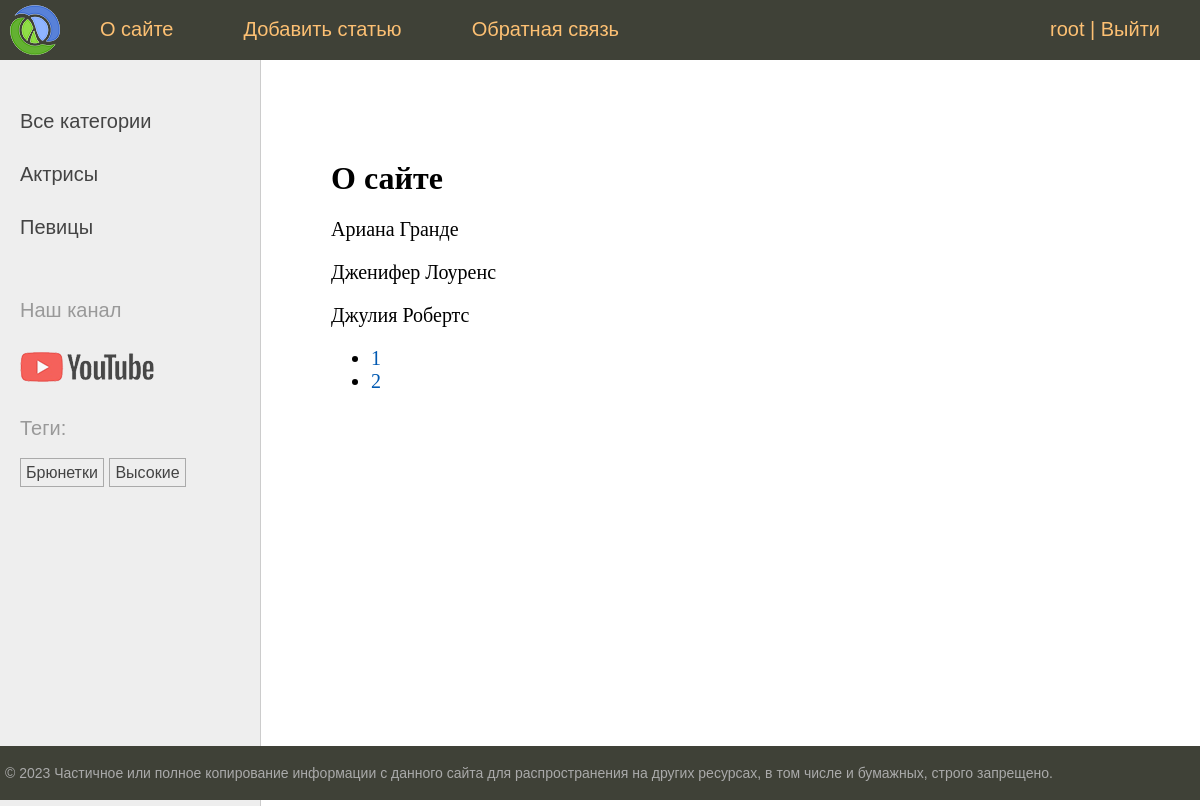
Page /about/ (signed in) on the earlier database version.
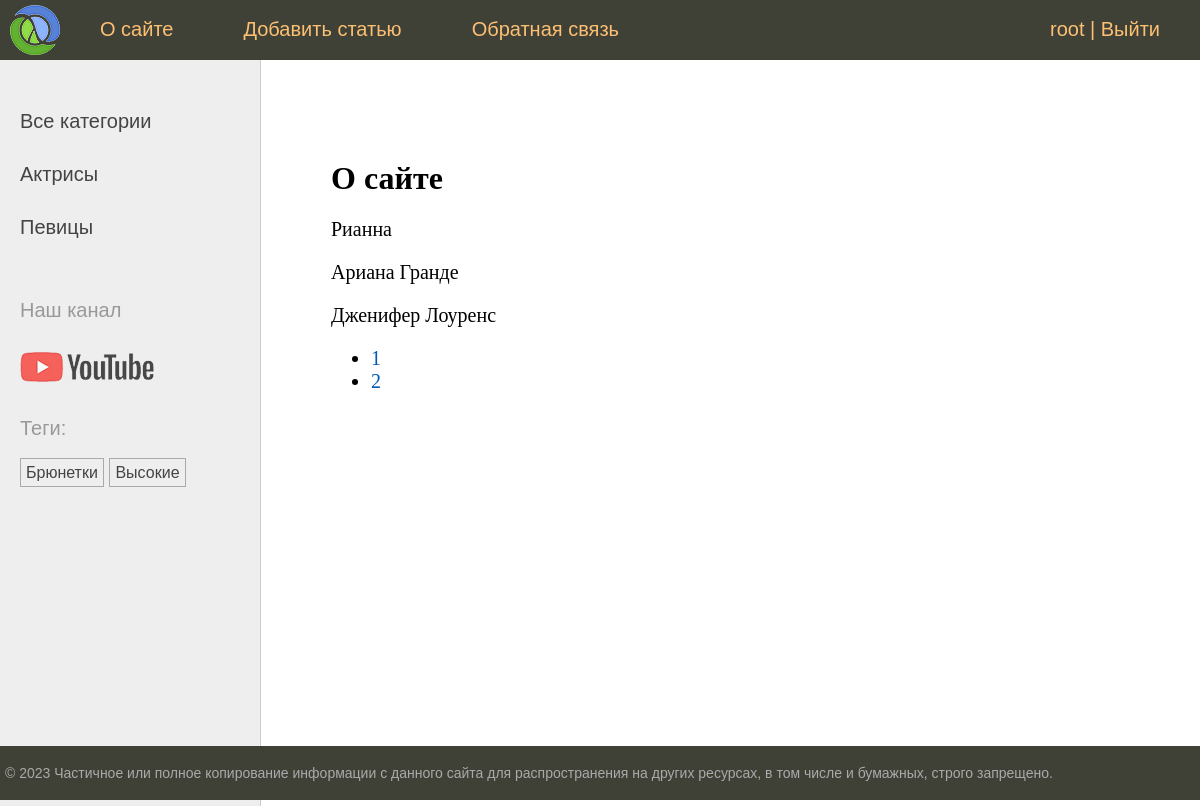
Same page on the later database version.
### women/models.py (models this page shows, shortened)
class Category(models.Model):
    name = models.CharField(max_length=100, db_index=True, verbose_name = 'Категория')
    slug = models.SlugField(max_length=255, unique=True, db_index=True)
    class Meta:
        verbose_name = 'Категория'
        verbose_name_plural = 'Категории'
    def get_absolute_url(self):
        return reverse("category", kwargs={"cat_slug": self.slug})

class TagPost(models.Model):
    tag = models.CharField(max_length=100, db_index=True)
    slug = models.SlugField(max_length=255, unique=True, db_index=True)
    def get_absolute_url(self):
        return reverse("tag", kwargs={"tag_slug": self.slug})

class Women(models.Model):
    class Status(models.IntegerChoices):
        DRAFT= 0, 'Черновик'
        PUBLISHED = 1, 'Опубликованно'
    title = models.CharField(max_length=255, verbose_name='Заголовок')
    slug = models.SlugField(max_length=255, unique=True, db_index=True, verbose_name='Slug', validators=[
                                MinLengthValidator(5, message='Минимум 5 символов'),
                                MaxLengthValidator(100, message='Максимум 100 символов')
                            ])
    photo = models.ImageField(upload_to='photos/%Y/%m/%d/', default=None,
                               blank=True, null=True, verbose_name='Фото')
    content = models.TextField(blank=True, verbose_name='Текст статьи')
    time_create = models.DateTimeField(auto_now_add=True, verbose_name='Время создания')
    time_update = models.DateTimeField(auto_now=True, verbose_name='Время изменения')
    is_published = models.BooleanField(choices=tuple(map(lambda x: (bool(x[0]), x[1]), Status.choices)),
                                        default=Status.DRAFT, verbose_name='Статус')
    cat = models.ForeignKey('Category', on_delete=models.PROTECT, related_name='posts', verbose_name='Категории')
    tags = models.ManyToManyField('TagPost', blank=True, related_name='tags', verbose_name='Теги')
    husband = models.OneToOneField('Husband', on_delete=models.SET_NULL, null=True, blank=True, related_name='wuman', verbose_name='Муж')
    author = models.ForeignKey(get_user_model(), on_delete=models.SET_NULL, related_name='posts', null=True, default=None)
    objects = models.Manager()
    published = PublishedManager()
    def __str__(self):
        return self.title
    class Meta:
        verbose_name = 'Известные женщины'
        verbose_name_plural = 'Известные женщины'
        ordering = ['-time_create']
        indexes = [
            models.Index(fields=['-time_create'])
        ]

### women/views.py (the view)
# urls.py: path('about/', views.about, name='about'),
@login_required
def about(request):
    contact_list = Women.published.all()
    paginator = Paginator(contact_list, 3)
    page_number = request.GET.get('page')
    page_obj = paginator.get_page(page_number)
    return render(request, 'women/about.html',
                   {'title': 'О сайте',
                    'menu': menu,
                    'page_obj': page_obj})

### users/context_processors.py (called while the page is built)
def get_women_context(request):
    return {'mainmenu': menu}

### women/models.py (called while the page is built)
    def get_queryset(self) -> models.QuerySet:
        return super().get_queryset().filter(is_published=Women.Status.PUBLISHED)

### women/templatetags/women_tags.py (called while the page is built)
@register.inclusion_tag('women/list_categories.html')
def show_categories(cat_selected=0):
    cats = Category.objects.annotate(total=Count('posts')).filter(total__gt=0)
    return {'cats': cats, 'cat_selected':cat_selected}

@register.inclusion_tag('women/list_tags.html')
def show_all_tags(cat_selected=0):
    return {'tags': TagPost.objects.annotate(total=Count('tags')).filter(total__gt=0)}

### women/templates/women/about.html
{% extends 'base.html' %}
{% block content %}
<h1>{{title}}</h1>
{% for item in page_obj %}
<p>{{ item }}</p>
{% endfor %}
<nav>
<ul>
    {% for p in page_obj.paginator.page_range %}
    <li>
        <a href="?page={{ p }}">{{ p }}</a>
    </li>
    {% endfor %}
</ul>
</nav>
{% endblock %}

### templates/base.html (shortened to what this page needs)
{% load static %}
{% load women_tags %}
<!DOCTYPE html>
<html>
<head>
	<link type="text/css" href="{% static 'women/css/styles.css' %}" rel="stylesheet" />
</head>
<body>
<table class="table-page" border=0 cellpadding="0" cellspacing="0">
<tr><td valign=top>
{% block mainmenu %}
		<div class="header">
			<ul id="mainmenu" class="mainmenu">
			<li class="logo"><a href="{% url 'home' %}"><div class="logo"></div></a></li>
{% for m in mainmenu %}
	<li><a href="{% url m.url_name %}">{{m.title}}</a></li>
{% endfor %}
{% if user.is_authenticated %}
	<li class="last">{{user.username}} | <a href="{% url 'users:logout' %}">Выйти</a></li>
{% else %}
	<li class="last"><a href="{% url 'users:login' %}">Войти</a> | <a href="#">Регистрация</a></li>
{% endif %}
			</ul>
		</div>
{% endblock mainmenu %}
<table class="table-content" border=0 cellpadding="0" cellspacing="0">
<tr>
	<td valign="top" class="left-chapters">
	<ul id="leftchapters">
		{% if cat_selected == 0 %}
		<li class="selected">Все категории</li>
		{% else %}
		<li><a href="{% url "home" %} ">Все категории</a></li>
		{% endif %}
		{% show_categories cat_selected %}
		<li class="share">
		<p>Наш канал</p>
		<a class="share-yt" href="https://www.youtube.com/channel/UClJzWfGWuGJL2t-3dYKcHTA/playlists" target="_blank" rel="nofollow"></a>
		</li>
		<li>{% show_all_tags %}</li>
	</ul>
</td>
<td valign="top" class="content">
	<div class="content-text">
{% block content %}
{% endblock %}
	</div>
</td></tr></table>
</td></tr>
<tr><td valign=top>
	<div id="footer">
		<p>&copy; 2023 Частичное или полное копирование информации с данного сайта для распространения на других ресурсах, в том числе и бумажных, строго запрещено.</p>
	</div>
</td></tr></table>
</body>
</html>

### women/templates/women/list_categories.html
{% for cat in cats %}
{% if cat.id == cat_selected %}
<li class="selected">{{cat.name}}</li>
{% else %}
<li><a href="{{cat.get_absolute_url}} ">{{cat.name}}</a></li>
{% endif %}
{% endfor %}

### women/templates/women/list_tags.html
{% if tags %}
<p>Теги:</p>
<ul class='tags-list'>
    {% for t in tags %}
    <li><a href="{{t.get_absolute_url}}">{{t.tag}}</a></li>
    {% endfor %}
</ul>
{% endif %}

Differences in the rows shown:
no longer on this page (row unchanged): Women: title "Джулия Робертс"
added Women: title "Рианна"
